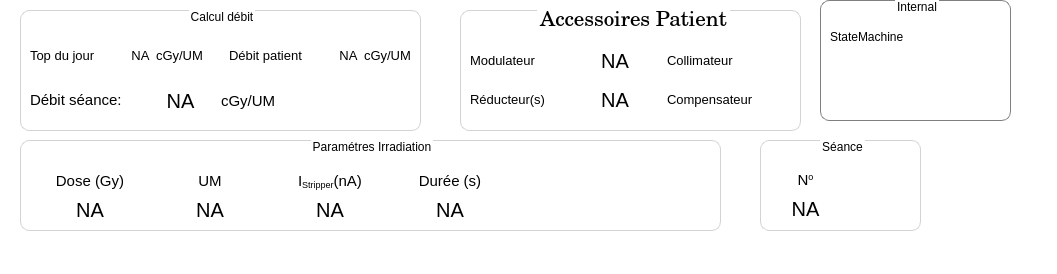
    <widget class="QFrame" name="frame">
     <property name="geometry">
      <rect>
       <x>0</x>
       <y>95</y>
       <width>1057</width>
       <height>274</height>
      </rect>
     </property>
     <property name="styleSheet">
      <string notr="true">background:transparent;
</string>
     </property>
     <property name="frameShape">
      <enum>QFrame::StyledPanel</enum>
     </property>
     <property name="frameShadow">
      <enum>QFrame::Raised</enum>
     </property>
     <widget class="QGroupBox" name="treatmentSeanceGroupBox">
      <property name="geometry">
       <rect>
        <x>760</x>
        <y>140</y>
        <width>161</width>
        <height>91</height>
       </rect>
      </property>
      <property name="styleSheet">
       <string notr="true">

QGroupBox {
	font: 75 16pt &quot;Century Schoolbook L&quot;;
  border: 1px solid lightgrey;
  border-radius: 9px;
  margin-top: 0.5em;
  background: transparent;
}

QGroupBox::title {
     subcontrol-origin: margin;
     subcontrol-position: top center; 
}

QLabel {
background: transparent;
}</string>
      </property>
      <property name="title">
       <string>Séance</string>
      </property>
      <widget class="QWidget" name="gridLayoutWidget_3">
       <property name="geometry">
        <rect>
         <x>10</x>
         <y>30</y>
         <width>71</width>
         <height>51</height>
        </rect>
       </property>
       <layout class="QGridLayout" name="gridLayout_3">
        <property name="horizontalSpacing">
         <number>0</number>
        </property>
        <item row="1" column="0">
         <widget class="QLabel" name="label_seance_number">
          <property name="font">
           <font>
            <pointsize>15</pointsize>
            <weight>50</weight>
            <bold>false</bold>
           </font>
          </property>
          <property name="styleSheet">
           <string notr="true">border:0px; background-color: none;</string>
          </property>
          <property name="text">
           <string>NA</string>
          </property>
          <property name="alignment">
           <set>Qt::AlignCenter</set>
          </property>
         </widget>
        </item>
        <item row="0" column="0">
         <widget class="QLabel" name="label_seance_number_text">
          <property name="font">
           <font>
            <pointsize>11</pointsize>
           </font>
          </property>
          <property name="styleSheet">
           <string notr="true">background: transparent;
</string>
          </property>
          <property name="text">
           <string>&lt;html&gt;&lt;head/&gt;&lt;body&gt;&lt;p&gt;N&lt;span style=&quot; vertical-align:super;&quot;&gt;o&lt;/span&gt;&lt;/p&gt;&lt;/body&gt;&lt;/html&gt;</string>
          </property>
          <property name="alignment">
           <set>Qt::AlignCenter</set>
          </property>
         </widget>
        </item>
       </layout>
      </widget>
      <widget class="QPushButton" name="pushButton_pass_to_next_seance">
       <property name="geometry">
        <rect>
         <x>100</x>
         <y>30</y>
         <width>50</width>
         <height>50</height>
        </rect>
       </property>
       <property name="minimumSize">
        <size>
         <width>50</width>
         <height>50</height>
        </size>
       </property>
       <property name="maximumSize">
        <size>
         <width>50</width>
         <height>50</height>
        </size>
       </property>
       <property name="font">
        <font>
         <family>Arial</family>
         <pointsize>16</pointsize>
         <weight>75</weight>
         <bold>true</bold>
        </font>
       </property>
       <property name="styleSheet">
        <string notr="true">QPushButton {
background-image: url(:/images/button_pass_to_next.png);
background-repeat: no-repeat; 
background-position: center;
border-radius:25px;
border-style: raised; 
border-width: 0px;
}


QPushButton:pressed {
background-image: url(:/images/button_pass_to_next_pressed.png);
background-repeat: no-repeat; 
background-position: center;
border-radius:25px;
border-style: raised; 
border-width: 0px;
}</string>
       </property>
       <property name="text">
        <string/>
       </property>
       <property name="autoDefault">
        <bool>true</bool>
       </property>
      </widget>
     </widget>
     <widget class="QGroupBox" name="groupBox_beam_delivery">
      <property name="geometry">
       <rect>
        <x>20</x>
        <y>140</y>
        <width>701</width>
        <height>91</height>
       </rect>
      </property>
      <property name="styleSheet">
       <string notr="true">QGroupBox {
	font: 75 16pt &quot;Century Schoolbook L&quot;;
  border: 1px solid lightgrey;
  border-radius: 9px;
  margin-top: 0.5em;
  background: transparent;
}

QGroupBox::title {
     subcontrol-origin: margin;
     subcontrol-position: top center; 
}

</string>
      </property>
      <property name="title">
       <string>Paramétres Irradiation</string>
      </property>
      <widget class="QWidget" name="horizontalLayoutWidget_10">
       <property name="geometry">
        <rect>
         <x>10</x>
         <y>30</y>
         <width>681</width>
         <height>52</height>
        </rect>
       </property>
       <layout class="QHBoxLayout" name="horizontalLayout_9">
        <item>
         <layout class="QGridLayout" name="gridLayout_2">
          <property name="horizontalSpacing">
           <number>0</number>
          </property>
          <property name="verticalSpacing">
           <number>6</number>
          </property>
          <item row="0" column="2">
           <widget class="QLabel" name="label_stripper_text">
            <property name="minimumSize">
             <size>
              <width>120</width>
              <height>0</height>
             </size>
            </property>
            <property name="font">
             <font>
              <pointsize>11</pointsize>
             </font>
            </property>
            <property name="text">
             <string>&lt;html&gt;&lt;head/&gt;&lt;body&gt;&lt;p&gt;I&lt;span style=&quot; vertical-align:sub;&quot;&gt;Stripper&lt;/span&gt;(nA)&lt;/p&gt;&lt;/body&gt;&lt;/html&gt;</string>
            </property>
            <property name="alignment">
             <set>Qt::AlignCenter</set>
            </property>
           </widget>
          </item>
          <item row="0" column="3">
           <widget class="QLabel" name="label_duration_text">
            <property name="minimumSize">
             <size>
              <width>120</width>
              <height>0</height>
             </size>
            </property>
            <property name="font">
             <font>
              <pointsize>11</pointsize>
             </font>
            </property>
            <property name="styleSheet">
             <string notr="true">background: transparent;
</string>
            </property>
            <property name="text">
             <string>Durée (s)</string>
            </property>
            <property name="alignment">
             <set>Qt::AlignCenter</set>
            </property>
           </widget>
          </item>
          <item row="0" column="1">
           <widget class="QLabel" name="label_um_text">
            <property name="minimumSize">
             <size>
              <width>120</width>
              <height>0</height>
             </size>
            </property>
            <property name="font">
             <font>
              <pointsize>11</pointsize>
             </font>
            </property>
            <property name="styleSheet">
             <string notr="true">border:0px; background-color: none;</string>
            </property>
            <property name="text">
             <string>UM</string>
            </property>
            <property name="alignment">
             <set>Qt::AlignCenter</set>
            </property>
           </widget>
          </item>
          <item row="1" column="2">
           <widget class="QLabel" name="label_current_stripper">
            <property name="font">
             <font>
              <pointsize>15</pointsize>
              <weight>50</weight>
              <bold>false</bold>
             </font>
            </property>
            <property name="styleSheet">
             <string notr="true">border:0px; background-color: none;</string>
            </property>
            <property name="text">
             <string>NA</string>
            </property>
            <property name="alignment">
             <set>Qt::AlignCenter</set>
            </property>
           </widget>
          </item>
          <item row="1" column="1">
           <widget class="QLabel" name="label_um">
            <property name="font">
             <font>
              <pointsize>15</pointsize>
              <weight>50</weight>
              <bold>false</bold>
             </font>
            </property>
            <property name="styleSheet">
             <string notr="true">border:0px; background-color: none;</string>
            </property>
            <property name="text">
             <string>NA</string>
            </property>
            <property name="alignment">
             <set>Qt::AlignCenter</set>
            </property>
           </widget>
          </item>
          <item row="1" column="3">
           <widget class="QLabel" name="label_duration">
            <property name="font">
             <font>
              <pointsize>15</pointsize>
              <weight>50</weight>
              <bold>false</bold>
             </font>
            </property>
            <property name="styleSheet">
             <string notr="true">border:0px; background-color: none;</string>
            </property>
            <property name="text">
             <string>NA</string>
            </property>
            <property name="alignment">
             <set>Qt::AlignCenter</set>
            </property>
           </widget>
          </item>
          <item row="0" column="0">
           <widget class="QLabel" name="label_dose_text">
            <property name="minimumSize">
             <size>
              <width>120</width>
              <height>0</height>
             </size>
            </property>
            <property name="font">
             <font>
              <pointsize>11</pointsize>
             </font>
            </property>
            <property name="styleSheet">
             <string notr="true">border:0px; background-color: none;</string>
            </property>
            <property name="text">
             <string>Dose (Gy)</string>
            </property>
            <property name="alignment">
             <set>Qt::AlignCenter</set>
            </property>
           </widget>
          </item>
          <item row="1" column="0">
           <widget class="QLabel" name="label_dose">
            <property name="font">
             <font>
              <pointsize>15</pointsize>
              <weight>50</weight>
              <bold>false</bold>
             </font>
            </property>
            <property name="styleSheet">
             <string notr="true">border:0px; background-color: none;</string>
            </property>
            <property name="text">
             <string>NA</string>
            </property>
            <property name="alignment">
             <set>Qt::AlignCenter</set>
            </property>
           </widget>
          </item>
         </layout>
        </item>
        <item>
         <spacer name="horizontalSpacer_11">
          <property name="orientation">
           <enum>Qt::Horizontal</enum>
          </property>
          <property name="sizeHint" stdset="0">
           <size>
            <width>40</width>
            <height>20</height>
           </size>
          </property>
         </spacer>
        </item>
        <item>
         <widget class="QPushButton" name="pushButton_update_delivery_config">
          <property name="minimumSize">
           <size>
            <width>50</width>
            <height>50</height>
           </size>
          </property>
          <property name="maximumSize">
           <size>
            <width>50</width>
            <height>50</height>
           </size>
          </property>
          <property name="font">
           <font>
            <family>Arial</family>
            <pointsize>16</pointsize>
            <weight>75</weight>
            <bold>true</bold>
           </font>
          </property>
          <property name="toolTip">
           <string extracomment="Mettre à jour les paramètres de traitement"/>
          </property>
          <property name="toolTipDuration">
           <number>3000</number>
          </property>
          <property name="styleSheet">
           <string notr="true">QPushButton {
background-image: url(:/images/button_refresh.png);
background-repeat: no-repeat; 
background-position: center;
border-radius:25px;
border-style: raised; 
border-width: 0px;
}

QPushButton:pressed {
background-image: url(:/images/button_refresh_pressed.png);
background-repeat: no-repeat; 
background-position: center;
border-radius:25px;
border-style: raised; 
border-width: 0px;
}</string>
          </property>
          <property name="text">
           <string/>
          </property>
          <property name="autoDefault">
           <bool>true</bool>
          </property>
         </widget>
        </item>
        <item>
         <spacer name="horizontalSpacer">
          <property name="orientation">
           <enum>Qt::Horizontal</enum>
          </property>
          <property name="sizeHint" stdset="0">
           <size>
            <width>40</width>
            <height>20</height>
           </size>
          </property>
         </spacer>
        </item>
        <item>
         <widget class="QPushButton" name="pushButton_upload_delivery_config">
          <property name="minimumSize">
           <size>
            <width>50</width>
            <height>50</height>
           </size>
          </property>
          <property name="maximumSize">
           <size>
            <width>50</width>
            <height>50</height>
           </size>
          </property>
          <property name="font">
           <font>
            <family>Arial</family>
            <pointsize>16</pointsize>
            <weight>75</weight>
            <bold>true</bold>
           </font>
          </property>
          <property name="styleSheet">
           <string notr="true">QPushButton {
background-image: url(:/images/button_start.png);
background-repeat: no-repeat; 
background-position: center;
border-radius:25px;
border-style: raised; 
border-width: 0px;
}

QPushButton:pressed {
background-image: url(:/images/button_start_pressed.png);
background-repeat: no-repeat; 
background-position: center;
border-radius:25px;
border-style: raised; 
border-width: 0px;
}</string>
          </property>
          <property name="text">
           <string/>
          </property>
          <property name="autoDefault">
           <bool>true</bool>
          </property>
         </widget>
        </item>
       </layout>
      </widget>
     </widget>
     <widget class="QGroupBox" name="beamCalibrationGroupBox">
      <property name="geometry">
       <rect>
        <x>20</x>
        <y>10</y>
        <width>401</width>
        <height>121</height>
       </rect>
      </property>
      <property name="styleSheet">
       <string notr="true">QGroupBox {
	font: 75 16pt &quot;Century Schoolbook L&quot;;
  border: 1px solid lightgrey;
  border-radius: 9px;
  margin-top: 0.5em;
  background: transparent;
}

QGroupBox::title {
     subcontrol-origin: margin;
     subcontrol-position: top center; 
}

</string>
      </property>
      <property name="title">
       <string>Calcul débit</string>
      </property>
      <widget class="QWidget" name="horizontalLayoutWidget_8">
       <property name="geometry">
        <rect>
         <x>10</x>
         <y>30</y>
         <width>381</width>
         <height>31</height>
        </rect>
       </property>
       <layout class="QHBoxLayout" name="horizontalLayout_7">
        <item>
         <widget class="QLabel" name="label">
          <property name="minimumSize">
           <size>
            <width>75</width>
            <height>0</height>
           </size>
          </property>
          <property name="maximumSize">
           <size>
            <width>75</width>
            <height>16777215</height>
           </size>
          </property>
          <property name="font">
           <font>
            <pointsize>10</pointsize>
           </font>
          </property>
          <property name="text">
           <string>&lt;html&gt;&lt;head/&gt;&lt;body&gt;&lt;p&gt;&lt;span style=&quot; font-size:10pt;&quot;&gt;Top du jour&lt;/span&gt;&lt;/p&gt;&lt;/body&gt;&lt;/html&gt;</string>
          </property>
         </widget>
        </item>
        <item>
         <spacer name="horizontalSpacer_4">
          <property name="orientation">
           <enum>Qt::Horizontal</enum>
          </property>
          <property name="sizeType">
           <enum>QSizePolicy::Fixed</enum>
          </property>
          <property name="sizeHint" stdset="0">
           <size>
            <width>20</width>
            <height>20</height>
           </size>
          </property>
         </spacer>
        </item>
        <item>
         <widget class="QLabel" name="label_topdujour">
          <property name="font">
           <font>
            <pointsize>10</pointsize>
            <weight>50</weight>
            <bold>false</bold>
           </font>
          </property>
          <property name="styleSheet">
           <string notr="true">border:0px; background-color: none;</string>
          </property>
          <property name="text">
           <string>&lt;html&gt;&lt;head/&gt;&lt;body&gt;&lt;p&gt;NA&lt;/p&gt;&lt;/body&gt;&lt;/html&gt;</string>
          </property>
          <property name="alignment">
           <set>Qt::AlignCenter</set>
          </property>
         </widget>
        </item>
        <item>
         <widget class="QLabel" name="label_6">
          <property name="maximumSize">
           <size>
            <width>120</width>
            <height>16777215</height>
           </size>
          </property>
          <property name="font">
           <font>
            <pointsize>10</pointsize>
           </font>
          </property>
          <property name="text">
           <string>cGy/UM</string>
          </property>
         </widget>
        </item>
        <item>
         <spacer name="horizontalSpacer_7">
          <property name="orientation">
           <enum>Qt::Horizontal</enum>
          </property>
          <property name="sizeType">
           <enum>QSizePolicy::Fixed</enum>
          </property>
          <property name="sizeHint" stdset="0">
           <size>
            <width>20</width>
            <height>20</height>
           </size>
          </property>
         </spacer>
        </item>
        <item>
         <widget class="QLabel" name="label_2">
          <property name="minimumSize">
           <size>
            <width>85</width>
            <height>0</height>
           </size>
          </property>
          <property name="maximumSize">
           <size>
            <width>80</width>
            <height>16777215</height>
           </size>
          </property>
          <property name="font">
           <font>
            <pointsize>10</pointsize>
           </font>
          </property>
          <property name="text">
           <string>&lt;html&gt;&lt;head/&gt;&lt;body&gt;&lt;p&gt;&lt;span style=&quot; font-size:10pt;&quot;&gt;Débit patient&lt;/span&gt;&lt;/p&gt;&lt;/body&gt;&lt;/html&gt;</string>
          </property>
         </widget>
        </item>
        <item>
         <spacer name="horizontalSpacer_5">
          <property name="orientation">
           <enum>Qt::Horizontal</enum>
          </property>
          <property name="sizeType">
           <enum>QSizePolicy::Fixed</enum>
          </property>
          <property name="sizeHint" stdset="0">
           <size>
            <width>20</width>
            <height>20</height>
           </size>
          </property>
         </spacer>
        </item>
        <item>
         <widget class="QLabel" name="label_debitpatient">
          <property name="font">
           <font>
            <pointsize>10</pointsize>
            <weight>50</weight>
            <bold>false</bold>
           </font>
          </property>
          <property name="styleSheet">
           <string notr="true">border:0px; background-color: none;</string>
          </property>
          <property name="text">
           <string>&lt;html&gt;&lt;head/&gt;&lt;body&gt;&lt;p&gt;&lt;span style=&quot; font-size:10pt;&quot;&gt;NA&lt;/span&gt;&lt;/p&gt;&lt;/body&gt;&lt;/html&gt;</string>
          </property>
          <property name="alignment">
           <set>Qt::AlignCenter</set>
          </property>
         </widget>
        </item>
        <item>
         <widget class="QLabel" name="label_7">
          <property name="maximumSize">
           <size>
            <width>120</width>
            <height>16777215</height>
           </size>
          </property>
          <property name="font">
           <font>
            <pointsize>10</pointsize>
           </font>
          </property>
          <property name="text">
           <string>cGy/UM</string>
          </property>
         </widget>
        </item>
       </layout>
      </widget>
      <widget class="QWidget" name="horizontalLayoutWidget_9">
       <property name="geometry">
        <rect>
         <x>10</x>
         <y>70</y>
         <width>381</width>
         <height>41</height>
        </rect>
       </property>
       <layout class="QHBoxLayout" name="horizontalLayout_8">
        <item>
         <widget class="QLabel" name="label_debit_text">
          <property name="minimumSize">
           <size>
            <width>100</width>
            <height>0</height>
           </size>
          </property>
          <property name="font">
           <font>
            <pointsize>11</pointsize>
           </font>
          </property>
          <property name="styleSheet">
           <string notr="true">background: transparent;
</string>
          </property>
          <property name="text">
           <string>&lt;html&gt;&lt;head/&gt;&lt;body&gt;&lt;p&gt;Débit séance:&lt;/p&gt;&lt;/body&gt;&lt;/html&gt;</string>
          </property>
         </widget>
        </item>
        <item>
         <spacer name="horizontalSpacer_3">
          <property name="orientation">
           <enum>Qt::Horizontal</enum>
          </property>
          <property name="sizeType">
           <enum>QSizePolicy::Fixed</enum>
          </property>
          <property name="sizeHint" stdset="0">
           <size>
            <width>30</width>
            <height>20</height>
           </size>
          </property>
         </spacer>
        </item>
        <item>
         <widget class="QLabel" name="label_debit_seance">
          <property name="font">
           <font>
            <pointsize>15</pointsize>
            <weight>50</weight>
            <bold>false</bold>
           </font>
          </property>
          <property name="styleSheet">
           <string notr="true">border:0px; background-color: none;</string>
          </property>
          <property name="text">
           <string>NA</string>
          </property>
          <property name="alignment">
           <set>Qt::AlignCenter</set>
          </property>
         </widget>
        </item>
        <item>
         <spacer name="horizontalSpacer_9">
          <property name="orientation">
           <enum>Qt::Horizontal</enum>
          </property>
          <property name="sizeType">
           <enum>QSizePolicy::Fixed</enum>
          </property>
          <property name="sizeHint" stdset="0">
           <size>
            <width>20</width>
            <height>20</height>
           </size>
          </property>
         </spacer>
        </item>
        <item>
         <widget class="QLabel" name="label_5">
          <property name="maximumSize">
           <size>
            <width>120</width>
            <height>16777215</height>
           </size>
          </property>
          <property name="font">
           <font>
            <pointsize>11</pointsize>
           </font>
          </property>
          <property name="text">
           <string>cGy/UM</string>
          </property>
         </widget>
        </item>
        <item>
         <spacer name="horizontalSpacer_8">
          <property name="orientation">
           <enum>Qt::Horizontal</enum>
          </property>
          <property name="sizeHint" stdset="0">
           <size>
            <width>40</width>
            <height>20</height>
           </size>
          </property>
         </spacer>
        </item>
       </layout>
      </widget>
     </widget>
     <widget class="QGroupBox" name="beamShapingGroupBox">
      <property name="geometry">
       <rect>
        <x>460</x>
        <y>10</y>
        <width>341</width>
        <height>121</height>
       </rect>
      </property>
      <property name="font">
       <font>
        <family>Century Schoolbook L</family>
        <pointsize>16</pointsize>
        <weight>9</weight>
        <italic>false</italic>
        <bold>false</bold>
       </font>
      </property>
      <property name="styleSheet">
       <string notr="true">QGroupBox {
	font: 75 16pt &quot;Century Schoolbook L&quot;;
  border: 1px solid lightgrey;
  border-radius: 9px;
  margin-top: 0.5em;
  background: transparent;
}

QGroupBox::title {
     subcontrol-origin: margin;
     subcontrol-position: top center; 
}

</string>
      </property>
      <property name="title">
       <string>Accessoires Patient</string>
      </property>
      <widget class="QWidget" name="gridLayoutWidget">
       <property name="geometry">
        <rect>
         <x>10</x>
         <y>30</y>
         <width>321</width>
         <height>80</height>
        </rect>
       </property>
       <layout class="QGridLayout" name="gridLayout">
        <item row="1" column="2">
         <widget class="QLabel" name="label_compensator_text">
          <property name="font">
           <font>
            <pointsize>10</pointsize>
           </font>
          </property>
          <property name="styleSheet">
           <string notr="true">border:0px; background-color: none;</string>
          </property>
          <property name="text">
           <string>Compensateur</string>
          </property>
          <property name="alignment">
           <set>Qt::AlignLeading|Qt::AlignLeft|Qt::AlignVCenter</set>
          </property>
         </widget>
        </item>
        <item row="0" column="0">
         <widget class="QLabel" name="label_modulator_text">
          <property name="font">
           <font>
            <pointsize>10</pointsize>
           </font>
          </property>
          <property name="styleSheet">
           <string notr="true">border:0px; background-color: none;</string>
          </property>
          <property name="text">
           <string>Modulateur</string>
          </property>
          <property name="alignment">
           <set>Qt::AlignLeading|Qt::AlignLeft|Qt::AlignVCenter</set>
          </property>
         </widget>
        </item>
        <item row="1" column="0">
         <widget class="QLabel" name="label_rangeshifter_text">
          <property name="font">
           <font>
            <pointsize>10</pointsize>
           </font>
          </property>
          <property name="styleSheet">
           <string notr="true">border:0px; background-color: none;</string>
          </property>
          <property name="text">
           <string>Réducteur(s)</string>
          </property>
          <property name="alignment">
           <set>Qt::AlignLeading|Qt::AlignLeft|Qt::AlignVCenter</set>
          </property>
         </widget>
        </item>
        <item row="0" column="2">
         <widget class="QLabel" name="label_collimator_text">
          <property name="font">
           <font>
            <pointsize>10</pointsize>
           </font>
          </property>
          <property name="styleSheet">
           <string notr="true">border:0px; background-color: none;</string>
          </property>
          <property name="text">
           <string>Collimateur</string>
          </property>
          <property name="alignment">
           <set>Qt::AlignLeading|Qt::AlignLeft|Qt::AlignVCenter</set>
          </property>
         </widget>
        </item>
        <item row="0" column="3">
         <widget class="QPushButton" name="pushButton_collimateur">
          <property name="minimumSize">
           <size>
            <width>25</width>
            <height>25</height>
           </size>
          </property>
          <property name="maximumSize">
           <size>
            <width>25</width>
            <height>25</height>
           </size>
          </property>
          <property name="styleSheet">
           <string notr="true">QPushButton {
background-image: url(:/images/visible_25.png);
background-repeat: no-repeat; 
background-position: center;
border-radius:12px; 
border-style: raised; 
border-width: 0px;
}

QPushButton:pressed {
border-style: raised; 
border-width: 1px;
border-color: white;
}
</string>
          </property>
          <property name="text">
           <string/>
          </property>
         </widget>
        </item>
        <item row="1" column="3">
         <widget class="QPushButton" name="pushButton_compensateur">
          <property name="minimumSize">
           <size>
            <width>25</width>
            <height>25</height>
           </size>
          </property>
          <property name="maximumSize">
           <size>
            <width>25</width>
            <height>25</height>
           </size>
          </property>
          <property name="styleSheet">
           <string notr="true">QPushButton {
background-image: url(:/images/visible_25.png);
background-repeat: no-repeat; 
background-position: center;
border-radius:12px; 
border-style: raised; 
border-width: 0px;
}

QPushButton:pressed {
border-style: raised; 
border-width: 1px;
border-color: white;
}</string>
          </property>
          <property name="text">
           <string/>
          </property>
         </widget>
        </item>
        <item row="0" column="1">
         <widget class="QLabel" name="label_modulator">
          <property name="font">
           <font>
            <pointsize>15</pointsize>
            <weight>50</weight>
            <bold>false</bold>
           </font>
          </property>
          <property name="styleSheet">
           <string notr="true">border:0px; background-color: none;</string>
          </property>
          <property name="text">
           <string>NA</string>
          </property>
          <property name="alignment">
           <set>Qt::AlignCenter</set>
          </property>
         </widget>
        </item>
        <item row="1" column="1">
         <widget class="QLabel" name="label_rangeshifter">
          <property name="minimumSize">
           <size>
            <width>70</width>
            <height>0</height>
           </size>
          </property>
          <property name="font">
           <font>
            <pointsize>15</pointsize>
            <weight>50</weight>
            <bold>false</bold>
           </font>
          </property>
          <property name="styleSheet">
           <string notr="true">border:0px; background-color: none;</string>
          </property>
          <property name="text">
           <string>NA</string>
          </property>
          <property name="alignment">
           <set>Qt::AlignCenter</set>
          </property>
         </widget>
        </item>
       </layout>
      </widget>
     </widget>
     <widget class="QGroupBox" name="groupBox_internal">
      <property name="enabled">
       <bool>true</bool>
      </property>
      <property name="geometry">
       <rect>
        <x>820</x>
        <y>0</y>
        <width>191</width>
        <height>121</height>
       </rect>
      </property>
      <property name="styleSheet">
       <string notr="true">

QGroupBox {
	font: 75 16pt &quot;Century Schoolbook L&quot;;
  border: 1px solid gray;
  border-radius: 9px;
  margin-top: 0.5em;
  background: transparent;
}

QGroupBox::title {
     subcontrol-origin: margin;
     subcontrol-position: top center; 
}

QLabel {
background: transparent;
}</string>
      </property>
      <property name="title">
       <string>Internal</string>
      </property>
      <widget class="QWidget" name="formLayoutWidget">
       <property name="geometry">
        <rect>
         <x>10</x>
         <y>30</y>
         <width>172</width>
         <height>91</height>
        </rect>
       </property>
       <layout class="QFormLayout" name="formLayout">
        <item row="0" column="0">
         <widget class="QLabel" name="label_statemachine">
          <property name="text">
           <string>StateMachine</string>
          </property>
         </widget>
        </item>
        <item row="0" column="1">
         <widget class="QLabel" name="label_sm_state">
          <property name="text">
           <string/>
          </property>
         </widget>
        </item>
       </layout>
      </widget>
     </widget>
     <widget class="QPushButton" name="pushButton_show_internal">
      <property name="geometry">
       <rect>
        <x>920</x>
        <y>110</y>
        <width>50</width>
        <height>50</height>
       </rect>
      </property>
      <property name="minimumSize">
       <size>
        <width>50</width>
        <height>50</height>
       </size>
      </property>
      <property name="maximumSize">
       <size>
        <width>50</width>
        <height>50</height>
       </size>
      </property>
      <property name="font">
       <font>
        <family>Arial</family>
        <pointsize>16</pointsize>
        <weight>75</weight>
        <bold>true</bold>
       </font>
      </property>
      <property name="styleSheet">
       <string notr="true">QPushButton {
background-repeat: no-repeat; 
background-position: center;
border-radius:25px;
border-style: raised; 
border-width: 0px;
}

QPushButton:pressed {
border-style: raised; 
border-width: 4px;
border-color: white;
}</string>
      </property>
      <property name="text">
       <string/>
      </property>
      <property name="autoDefault">
       <bool>true</bool>
      </property>
     </widget>
    </widget>
